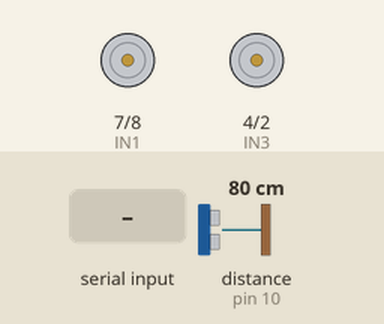
A sketch run on a simulated Arduino Uno, built with avr-gcc and run on an emulated ATmega328P. Shown: motor-driver pin pairs drawn as motors (green arrow = first pin HIGH = forward, orange = second pin HIGH = backward, longer = more drive, scaled by the enable pin). Wiring (inferred from the names in the program): ultrasonic range finder: trigger pin 9; echo pin 10. The inputs (shaded band) are chosen by the test bench; at power-on: distance to the obstacle (sensor on pin 10) 80 cm. The echo pulse lasts 58.3 µs per cm; what the sketch prints to the serial monitor is not drawn.

Above: at 3.2 s.
3.3 s: "A" received over the second serial link
At 4.2 s:
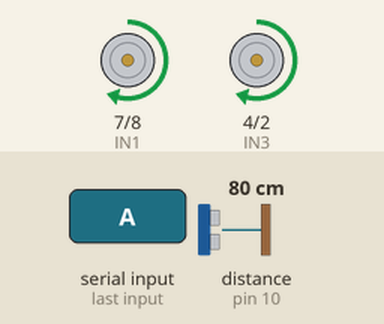
4.8 s: distance to the obstacle (sensor on pin 10) set to 2 cm
At 5.17 s:
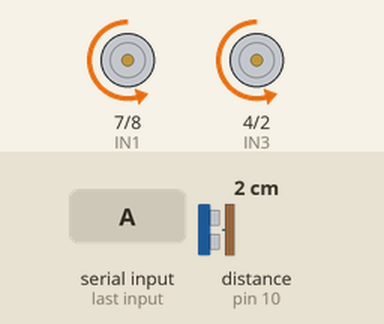
7.8 s: distance to the obstacle (sensor on pin 10) set to 19 cm
10.8 s: distance to the obstacle (sensor on pin 10) set to 22 cm
12.3 s: distance to the obstacle (sensor on pin 10) set to 250 cm
At 13.5 s:
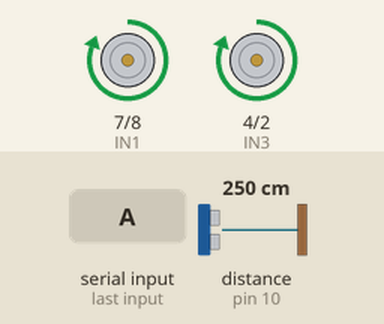
13.8 s: distance to the obstacle (sensor on pin 10) set to 4 cm
At 14.46 s:
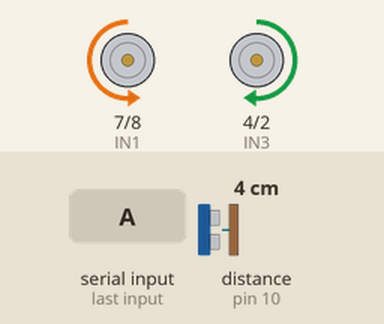
Timing chart, 0 to 17.8 s (numbered marks = the images above; inputs shaded):
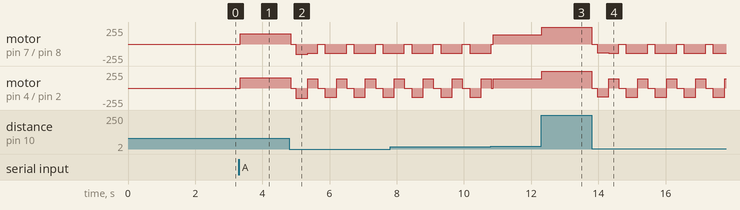

Measured:
- after the input at 3.3 s, motor on pin 7 (IN1) / pin 8 (IN2), motor on pin 4 (IN3) / pin 2 (IN4): stopped → forward 153/255 after 0.05 s
- after the input at 12.3 s, motor on pin 7 (IN1) / pin 8 (IN2), motor on pin 4 (IN3) / pin 2 (IN4): forward 140/255 → forward 255/255 at once

The sketch:

fuzzy_obstacle_avoidance_arduino_keyes_bt.ino
```cpp
/*
 * Fuzzy Logic Obstacle Avoidance Robot with Keyes Bluetooth Remote
 * Course: Artificial Intelligence and Logic
 *
 * Hardware:
 *   - Arduino Uno R3
 *   - Keyes Bluetooth Module (HC-05 / HC-06) on Pin 3 (RX) and Pin 11 (TX)
 *   - HC-SR04 Ultrasonic Distance Sensor
 *   - L298N Dual H-Bridge Motor Driver
 *
 * Modes:
 *   - 'A' : Autonomous Fuzzy Logic Obstacle Avoidance
 *   - 'M' : Manual Bluetooth Remote Control
 *   - 'F', 'B', 'L', 'R', 'S' : Manual Steering
 */

#include <SoftwareSerial.h>

// Bluetooth Module Serial on Pins 3 (RX) and 11 (TX)
SoftwareSerial bluetooth(3, 11);

// Ultrasonic Sensor Pins
const int TRIG_PIN = 9;
const int ECHO_PIN = 10;

// L298N Motor Driver Pins
const int ENA = 5;  // Left Motor PWM
const int IN1 = 7;
const int IN2 = 8;
const int ENB = 6;  // Right Motor PWM
const int IN3 = 4;
const int IN4 = 2;

// Distance Parameters
const float STOP_DISTANCE_CM = 20.0;  // Stop when closer than 20 cm
const float MAX_DISTANCE_CM  = 200.0; // 2 meters max range

// Operation Modes
enum DriveMode { AUTONOMOUS, MANUAL };
DriveMode currentMode = MANUAL;
char currentCommand = 'S';

// Membership Functions
float trimf(float x, float a, float b, float c) {
  if (x <= a || x >= c) return 0.0;
  if (x == b) return 1.0;
  if (x > a && x < b) return (x - a) / (b - a);
  return (c - x) / (c - b);
}

float trimfLeft(float x, float b, float c) {
  if (x <= b) return 1.0;
  if (x >= c) return 0.0;
  return (c - x) / (c - b);
}

float trimfRight(float x, float a, float b) {
  if (x <= a) return 0.0;
  if (x >= b) return 1.0;
  return (x - a) / (b - a);
}

float readDistanceCm() {
  digitalWrite(TRIG_PIN, LOW);
  delayMicroseconds(2);
  digitalWrite(TRIG_PIN, HIGH);
  delayMicroseconds(10);
  digitalWrite(TRIG_PIN, LOW);

  long duration = pulseIn(ECHO_PIN, HIGH, 30000);
  if (duration == 0) return MAX_DISTANCE_CM;
  return constrain((duration * 0.0343) / 2.0, 0.0, MAX_DISTANCE_CM);
}

void drive(int leftSpeed, int rightSpeed, bool leftFwd, bool rightFwd) {
  digitalWrite(IN1, leftFwd ? HIGH : LOW);
  digitalWrite(IN2, leftFwd ? LOW : HIGH);
  digitalWrite(IN3, rightFwd ? HIGH : LOW);
  digitalWrite(IN4, rightFwd ? LOW : HIGH);
  analogWrite(ENA, constrain(abs(leftSpeed), 0, 255));
  analogWrite(ENB, constrain(abs(rightSpeed), 0, 255));
}

void stopMotors() {
  digitalWrite(IN1, LOW); digitalWrite(IN2, LOW);
  digitalWrite(IN3, LOW); digitalWrite(IN4, LOW);
  analogWrite(ENA, 0);   analogWrite(ENB, 0);
}

void setup() {
  Serial.begin(115200);
  bluetooth.begin(9600);

  pinMode(TRIG_PIN, OUTPUT);
  pinMode(ECHO_PIN, INPUT);

  pinMode(ENA, OUTPUT); pinMode(IN1, OUTPUT); pinMode(IN2, OUTPUT);
  pinMode(ENB, OUTPUT); pinMode(IN3, OUTPUT); pinMode(IN4, OUTPUT);

  // Soft-start delay to stabilize battery voltage
  stopMotors();
  delay(2000);

  Serial.println("Robot Ready. Bluetooth listening on 9600 baud.");
}

void loop() {
  // Check for Bluetooth input
  if (bluetooth.available()) {
    char cmd = bluetooth.read();
    if (cmd == 'A' || cmd == 'a') {
      currentMode = AUTONOMOUS;
      bluetooth.println("Switched to Autonomous Mode");
    } else if (cmd == 'M' || cmd == 'm') {
      currentMode = MANUAL;
      currentCommand = 'S';
      stopMotors();
      bluetooth.println("Switched to Manual Mode");
    } else if (currentMode == MANUAL) {
      currentCommand = cmd;
    }
  }

  float distance = readDistanceCm();

  // Fuzzification
  float muNear   = trimfLeft(distance, 0.0, 60.0);
  float muMedium = trimf(distance, 40.0, 100.0, 160.0);
  float muFar    = trimfRight(distance, 140.0, 200.0);

  // Defuzzification (Weighted Average)
  float num = (muNear * 20.0) + (muMedium * 60.0) + (muFar * 100.0);
  float den = muNear + muMedium + muFar;
  float speedPercent = (den > 0.0) ? (num / den) : 0.0;
  int fuzzyPwm = (int)round((speedPercent / 100.0) * 255.0);

  if (distance <= STOP_DISTANCE_CM) {
    fuzzyPwm = 0;
  }

  // Autonomous or Manual Behavior
  if (currentMode == AUTONOMOUS) {
    if (distance <= STOP_DISTANCE_CM) {
      // Evasive turn when obstacle is close
      stopMotors();
      delay(150);
      drive(130, 130, false, false); delay(350); // reverse
      drive(140, 140, false, true);  delay(300); // turn
      stopMotors();
    } else {
      drive(fuzzyPwm, fuzzyPwm, true, true);
    }
  } else {
    // Manual steering with safety braking
    switch (currentCommand) {
      case 'F': case 'f':
        if (distance <= STOP_DISTANCE_CM) {
          stopMotors();
          bluetooth.println("Obstacle ahead! Auto-brake engaged.");
        } else {
          drive(fuzzyPwm, fuzzyPwm, true, true);
        }
        break;
      case 'B': case 'b': drive(180, 180, false, false); break;
      case 'L': case 'l': drive(160, 160, false, true);  break;
      case 'R': case 'r': drive(160, 160, true, false);  break;
      case 'S': case 's':
      default:
        stopMotors();
        break;
    }
  }

  delay(60);
}
```
